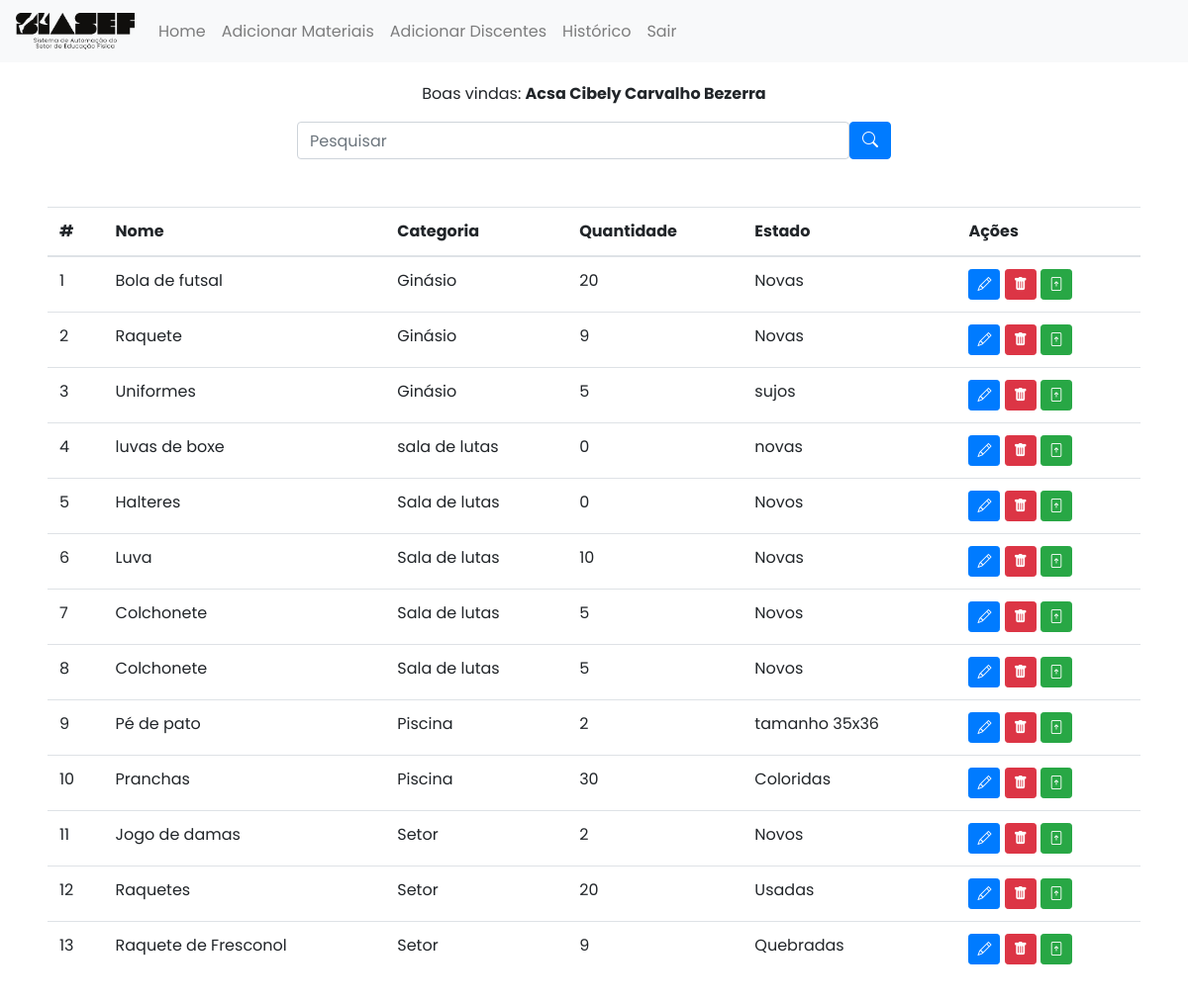
The app's page /sistema/sistema.php (signed in) with its own data.
### tables this page shows
CREATE TABLE `respon` (
  `idrespon` int NOT NULL AUTO_INCREMENT,
  `nome` varchar(100) NOT NULL,
  `matricula` int NOT NULL,
  `senha` varchar(100) NOT NULL,
  PRIMARY KEY (`idrespon`)
);

CREATE TABLE `materiais` (
  `idmateriais` int NOT NULL AUTO_INCREMENT,
  `nome` varchar(100) NOT NULL,
  `categoria` varchar(100) NOT NULL,
  `qntd` int NOT NULL,
  `estado` varchar(100) DEFAULT NULL,
  PRIMARY KEY (`idmateriais`)
);

### sistema/sistema.php (the view, shortened to what this page needs)
<?php
    include_once('../config.php');
    if((!isset($_SESSION['matricula']) == true) and (!isset($_SESSION['senha']) == true)){
        header('Location: ../home/login.php');
    }else{
        $logado = $_SESSION['matricula'];
        $sqlNome = ("SELECT * FROM respon WHERE matricula LIKE '$logado'");
        $resultNome = $conn->query($sqlNome);
        if ($resultNome->num_rows > 0){
            while($user_data = mysqli_fetch_assoc($resultNome)){
                $respon = $user_data['nome'];
            }
        }else{
            echo "mensagem de erro para a busca do id do responsável";
        }
    }
    if(!empty($_GET['search'])){
       $data = $_GET['search'];
       $sql = "SELECT * FROM materiais WHERE idmateriais LIKE '%$data%' or nome LIKE '%$data%' or categoria LIKE '%$data%' or qntd LIKE '%$data%' or estado LIKE '%$data%' ORDER BY idmateriais";
    }else{
        $sql = "SELECT * FROM materiais ORDER BY idmateriais";
    }
    $result = $conn->query($sql);
?>
<!DOCTYPE html>
<html lang="pt-br">
<head>
    <?php include_once('./head-sistema.php')?>
</head>
<body>
<div class="head">
    <p>Boas vindas: <span><?php echo $respon; ?></span></p>
    <div class="box-search">
        <input class="form-control w=10" type="search" name="" id="pesquisar" placeholder="Pesquisar">
        <button onclick="searchData()" class="btn btn-primary"><i class="bi bi-search"></i></button>
    </div>
</div>
    <div class="m-5 table-responsive-sm">
        <table class="table table-hover">
            <thead>
                <tr>
                <th scope="col">#</th>
                <th scope="col">Nome</th>
                <th scope="col">Categoria</th>
                <th scope="col">Quantidade</th>
                <th scope="col">Estado</th>
                <th scope="col">Ações</th>
                </tr>
            </thead>
            <tbody>
                <?php
                    $count = 1;
                    while($user_data = mysqli_fetch_assoc($result)){
                        echo "<tr>";
                        $id = $user_data['idmateriais'];
                        echo "<td> ".$count++ . "</td>";
                        echo "<td>".$user_data['nome']. "</td>";
                        echo "<td>".$user_data['categoria']. "</td>";
                        echo "<td>".$user_data['qntd']. "</td>";
                        echo "<td>".$user_data['estado']. "</td>";
                        echo "<td>
                            <a class='btn btn-sm btn-primary' title='editar' href='./edit.php?idmateriais=$id'>
                                <i class='bi bi-pencil'></i>
                            </a>
                            <button title='excluir' class='btn btn-sm btn-danger' data-toggle='modal' data-target='#idmodal'>
                                <i class='bi bi-trash-fill'></i>
                            </button>
                            <a class='btn btn-sm btn-success' title='emprestar' href='../emprestimo/emprestimo.php?idmateriais=$id'>
                                <i class='bi bi-file-arrow-up'></i>
                            </a>
                        </td>";
                        echo "</tr>";
                    }
                ?>
            </tbody>
        </table>
    </div>
</body>
</html>

### sistema/head-sistema.php (shortened to what this page needs)
<!DOCTYPE html>
<html lang="pt-br">
<head>
    <link rel="stylesheet" href="https://stackpath.bootstrapcdn.com/bootstrap/4.1.3/css/bootstrap.min.css">
    <link rel="stylesheet" href="https://cdn.jsdelivr.net/npm/bootstrap-icons@1.9.1/font/bootstrap-icons.css">
    <link rel="stylesheet" href="../style.css">
</head>
<body>
    <header>
      <nav class="navbar navbar-expand-lg navbar-light bg-light">
        <img src="../img/logo-h-black.png" alt="logo do siasef" class="navbar-brand" width= 120px>
        <div class="collapse navbar-collapse" id="conteudoNavbarSuportado">
          <ul class="navbar-nav mr-auto">
          <li class="nav-item">
              <a class="nav-link" href="./sistema.php">Home</a>
            </li>
            <li class="nav-item">
              <a class="nav-link" href="./adicionar.php">Adicionar Materiais</a>
            </li>
            <li class="nav-item">
              <a class="nav-link" href="./discentes.php">Adicionar Discentes</a>
            </li>
            <li class="nav-item">
              <a class="nav-link" href="./historico.php">Histórico</a>
            </li>
            <li class="nav-item">
                <a class="nav-link" href="../encerrar.php">Sair</a>
            </li>
          </ul>
        </div>
      </nav>
    </header>
</body>
</html>

### style.css (style rules this page uses)
* { margin: 0; padding: 0; box-sizing: border-box; font-family: 'Poppins', sans-serif; }
.head { display: flex; flex-direction: column; align-items: center; justify-content: center; }
.head p { padding-top: 20px; }
.head p span { font-weight: bold; }
.box-search { display: flex; justify-content: center; align-items: center; width: 50%; }
button { border: 1px solid rgba(110, 110, 110, 0.253); padding: 5px; border-radius: 8px; -webkit-transition-duration: 0.4s; transition-duration: 0.4s; font-size: 1em; color: #000000; outline: 0; background: white; }

### records on screen
respon: nome "Acsa Cibely Carvalho Bezerra"
materiais: nome "Bola de futsal", categoria "Ginásio", qntd "20", estado "Novas"
materiais: nome "Raquete", categoria "Ginásio", qntd "9", estado "Novas"
materiais: nome "Uniformes", categoria "Ginásio", qntd "5", estado "sujos"
materiais: nome "luvas de boxe", categoria "sala de lutas", qntd "0", estado "novas"
materiais: nome "Halteres", categoria "Sala de lutas", qntd "0", estado "Novos"
materiais: nome "Luva", categoria "Sala de lutas", qntd "10", estado "Novas"
materiais: nome "Colchonete", categoria "Sala de lutas", qntd "5", estado "Novos"
materiais: nome "Colchonete", categoria "Sala de lutas", qntd "5", estado "Novos"
materiais: nome "Pé de pato", categoria "Piscina", qntd "2", estado "tamanho 35x36"
materiais: nome "Pranchas", categoria "Piscina", qntd "30", estado "Coloridas"
materiais: nome "Jogo de damas", categoria "Setor", qntd "2", estado "Novos"
materiais: nome "Raquetes", categoria "Setor", qntd "20", estado "Usadas"
materiais: nome "Raquete de Fresconol", categoria "Setor", qntd "9", estado "Quebradas"
